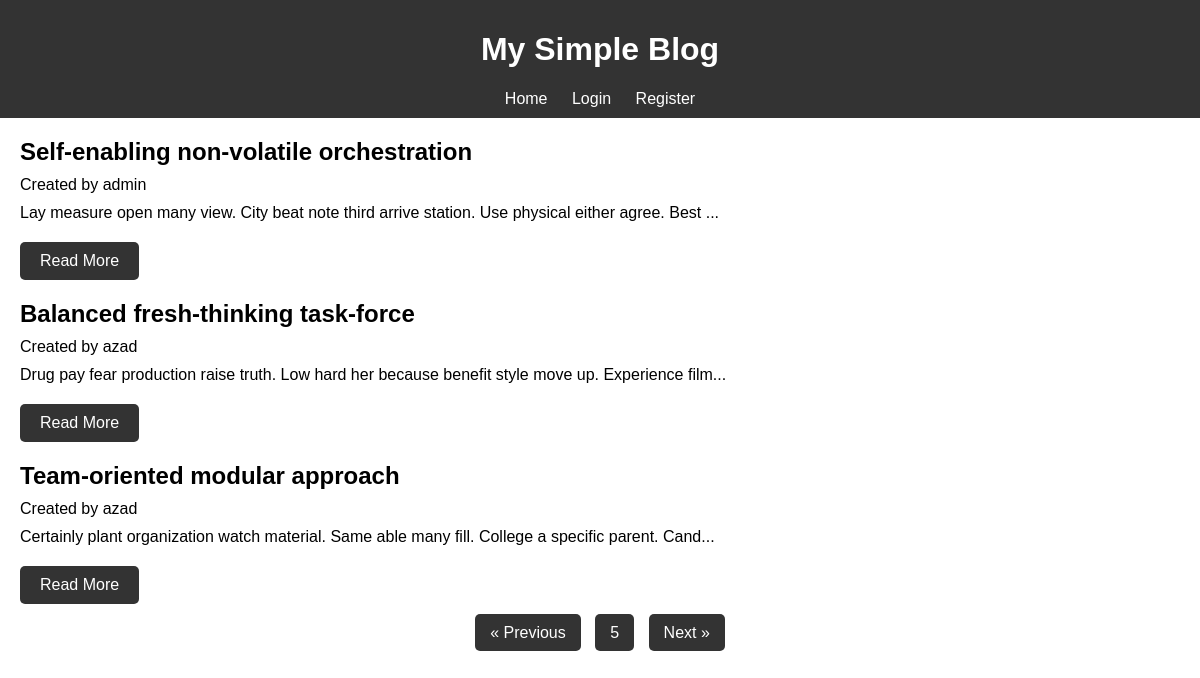
The app's page /?page=5 with its own data.
### post/models.py (models this page shows, shortened)
class Post(models.Model):
    title = models.CharField(max_length=200 , unique=True)
    content = models.TextField()
    created_at = models.DateField(auto_now_add=True)
    created_by = models.ForeignKey(CustomUser , on_delete=models.CASCADE)

### users/models.py (models this page shows, shortened)
class CustomUser(AbstractUser):
    username = models.CharField('username',max_length=150,unique=True)
    USERNAME_FIELD = 'username'
    REQUIRED_FIELDS = []
    objects = CustomUserManager()

### home/views.py (the view)
# urls.py: path('' , IndexView.as_view(),  name='index'),
class IndexView(View):
    template = 'index.html'
    def get(self, request: HttpRequest):
        posts = Post.objects.all().order_by('-pk')
        paginator = Paginator(posts , 3)
        page = request.GET.get('page','1')
        page_obj  = paginator.get_page(page)
        return render(request , self.template , context={'blogs':posts , 'page_obj':page_obj})

### post/templatetags/custom_filters.py (called while the page is built)
@register.filter
def truncate_with_dots(value, max_length=100):
    if len(value) > max_length:
        return value[:max_length - 3] + '...'
    return value

### home/templates/index.html (shortened to what this page needs)
{% extends 'base.html' %}
{% load custom_filters %}
{% block content %}
    {% if blogs %}
    <div id="blog-posts">
        {% for post in page_obj %}
        <article>
            <h2>{{ post.title }}</h2>
            <p>Created by {{post.created_by.username}}</p>
            <p>{{ post.content|truncate_with_dots:100 }}</p>
            <a href="{% url 'post_detail' post.pk %}" class="button">Read More</a>
        </article>
        {% endfor %}
        <div class="pagination">
            {% if page_obj.has_previous %}
            <a href="?page={{ page_obj.previous_page_number }}">« Previous</a>
            {% endif %}
            <a href="#">{{ page_obj.number }}</a>
            {% if page_obj.has_next %}
            <a href="?page={{ page_obj.next_page_number }}">Next »</a>
            {% endif %}
        </div>
    </div>
    {% else %}
    <div id="no-blogs">
        <p>No blog posts available at the moment. Please check back later.</p>
    </div>
    {% endif %}
{% endblock %}

### static/style.css (style rules this page uses)
body { font-family: Arial, sans-serif; margin: 0; padding: 0; }
article { margin-bottom: 20px; }
article h2 { margin: 0; }
article p { margin: 10px 0; }
.button { display: inline-block; padding: 10px 20px; margin-top: 10px; background: #333; color: #fff; text-decoration: none; border-radius: 5px; }
.pagination { margin: 20px 0; text-align: center; }
.pagination a { margin: 0 5px; padding: 10px 15px; background: #333; color: #fff; text-decoration: none; border-radius: 5px; }

### records on screen
Post: title "Self-enabling non-volatile orchestration", created_by.username "admin", content "Lay measure open many view. City beat note third arrive station. Use physical either agree. Best ..."
Post: title "Balanced fresh-thinking task-force", created_by.username "azad", content "Drug pay fear production raise truth. Low hard her because benefit style move up. Experience film..."
Post: title "Team-oriented modular approach", created_by.username "azad", content "Certainly plant organization watch material. Same able many fill. College a specific parent. Cand..."

### other values on screen
{{ page_obj.number }} "5"
